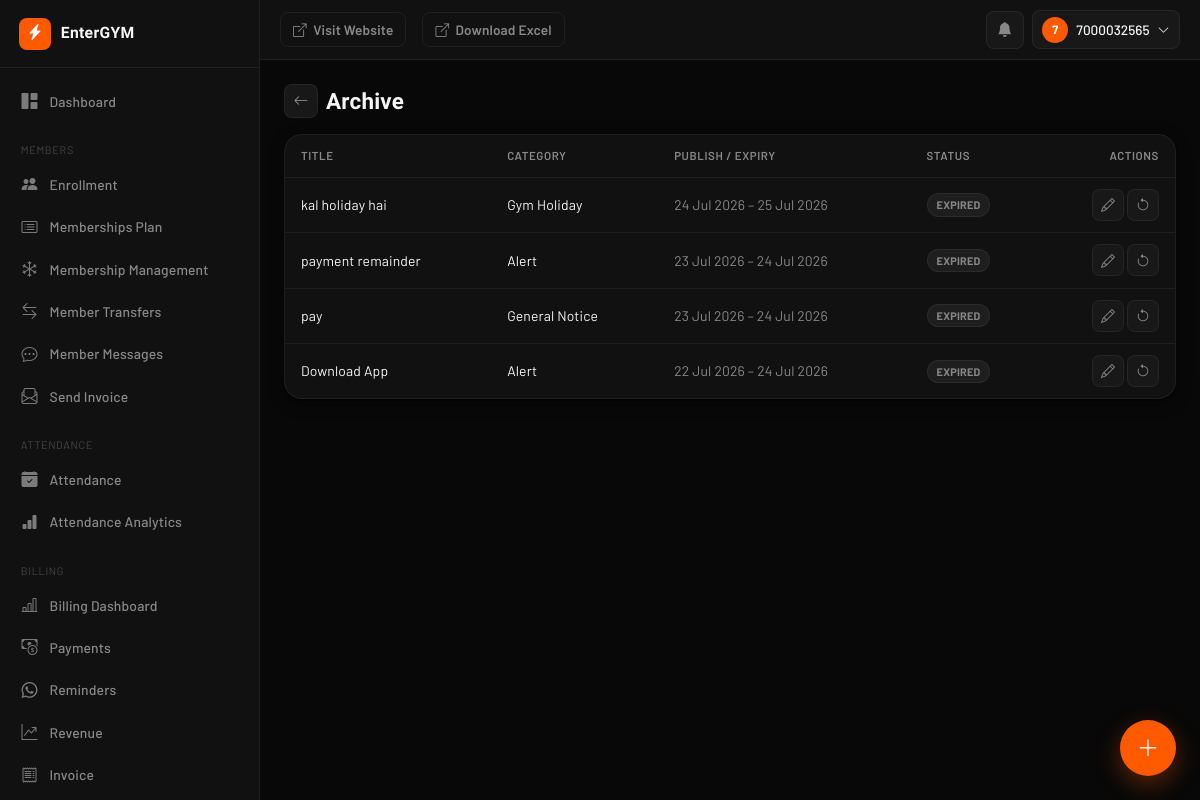
Screenshot of /owner/announcements/archive/ (signed in) with the database file from the repository.
### announcements/models.py (models this page shows, shortened)
class Announcement(models.Model):
    class Category(models.TextChoices):
        OFFER            = 'offer',            'Offer'
        INSTRUCTION      = 'instruction',       'Instruction'
        ALERT            = 'alert',             'Alert'
        HOLIDAY          = 'holiday',           'Gym Holiday'
        NEW_PLAN         = 'new_plan',          'New Plan'
        EVENT            = 'event',             'Event'
        MAINTENANCE      = 'maintenance',       'Maintenance'
        PAYMENT_REMINDER = 'payment_reminder',  'Payment Reminder'
        TRAINER_UPDATE   = 'trainer_update',    'Trainer Update'
        GENERAL          = 'general',           'General Notice'
    class Priority(models.TextChoices):
        HIGH   = 'high',   'High'
        MEDIUM = 'medium', 'Medium'
        LOW    = 'low',    'Low'
    class Audience(models.TextChoices):
        ALL              = 'all',              'All Members'
        ACTIVE           = 'active',           'Only Active Members'
        EXPIRED          = 'expired',          'Expired Members'
        EXPIRING_SOON    = 'expiring_soon',    'Members Expiring in 3 Days'
        PLAN             = 'plan',             'Members of Specific Plan'
        TRAINER          = 'trainer',          'Members of Specific Trainer'
        SPECIFIC         = 'specific',         'Specific Members'
    gym = models.ForeignKey(Gym, on_delete=models.CASCADE, db_index=True, related_name='announcements')
    objects = GymManager()
    title       = models.CharField(max_length=150)
    description = models.TextField(help_text="Rich text (HTML from the editor). Sanitized on save.")
    announcement_type = models.CharField(max_length=20, choices=Category.choices, default=Category.GENERAL)
    priority    = models.CharField(max_length=10, choices=Priority.choices, default=Priority.MEDIUM, db_index=True)
    image      = CloudinaryField('announcement_image', null=True, blank=True)
    attachment = CloudinaryField(
        'announcement_attachment', null=True, blank=True, resource_type='raw',
    )
    external_link = models.URLField(blank=True)
    publish_at = models.DateTimeField(default=timezone.now, db_index=True)
    expires_at = models.DateTimeField(null=True, blank=True, db_index=True)
    is_active  = models.BooleanField(default=True, db_index=True)
    show_popup    = models.BooleanField(default=False)
    show_banner   = models.BooleanField(default=False)
    show_web      = models.BooleanField(default=True)
    show_mobile   = models.BooleanField(default=True)
    send_push     = models.BooleanField(default=False)
    require_read  = models.BooleanField(
        default=False,
        help_text="If set, High-priority popups stay until the member explicitly presses Mark as Read "
                   "(Dismiss alone does not satisfy this).",
    )
    pin_home = models.BooleanField(default=False)
    target_audience = models.CharField(max_length=20, choices=Audience.choices, default=Audience.ALL)
    target_plan     = models.ForeignKey(MembershipPlan, on_delete=models.SET_NULL, null=True, blank=True, related_name='+')
    target_trainer  = models.ForeignKey(AuthFitTrainer, on_delete=models.SET_NULL, null=True, blank=True, related_name='+')
    target_members  = models.ManyToManyField(User, blank=True, related_name='targeted_announcements')
    push_sent_at    = models.DateTimeField(null=True, blank=True)
    push_sent_count = models.PositiveIntegerField(default=0)
    view_count      = models.PositiveIntegerField(
        default=0,
        help_text="Incremented once per member the first time it enters their home/center feed. "
                   "Best-effort counter, not a unique-visitor guarantee.",
    )
    created_by = models.ForeignKey(User, on_delete=models.SET_NULL, null=True, blank=True, related_name='+')
    created_at = models.DateTimeField(auto_now_add=True)
    updated_at = models.DateTimeField(auto_now=True)
    class Meta:
        ordering = ['-pin_home', '-publish_at']
        indexes = [
            models.Index(fields=['gym', 'is_active', 'publish_at']),
            models.Index(fields=['gym', 'announcement_type']),
            models.Index(fields=['gym', 'priority']),
        ]
        verbose_name = 'Announcement'
        verbose_name_plural = 'Announcements'
    @property
    def is_expired(self) -> bool:
        return bool(self.expires_at and timezone.now() > self.expires_at)

### announcements/views.py (the view)
# urls.py: path('owner/announcements/archive/', views.announcement_archive, name='announcement_archive'),
@announcement_admin_required
def announcement_archive(request):
    gym = _current_gym(request)
    qs = Announcement.objects.filter(
        Q(is_active=False) | Q(expires_at__lt=timezone.now())
    ).order_by('-updated_at')
    if gym:
        qs = qs.filter(gym=gym)
    elif not request.user.is_superuser:
        qs = qs.none()
    paginator = Paginator(qs, 20)
    page_obj = paginator.get_page(request.GET.get('page'))
    return render(request, 'announcements/owner/archive.html', {'page_obj': page_obj})

### AuthFit/colorutils.py (called while the page is built)
def _clean_hex(hex_color):
    hex_color = (hex_color or '#ff5a00').lstrip('#')
    if not re.fullmatch(r'[0-9a-fA-F]{6}', hex_color):
        hex_color = 'ff5a00'
    return hex_color

def hex_to_rgba(hex_color, alpha):
    h = _clean_hex(hex_color)
    r, g, b = int(h[0:2], 16), int(h[2:4], 16), int(h[4:6], 16)
    return f'rgba({r},{g},{b},{alpha})'

def lighten(hex_color, amount=0.15):
    h = _clean_hex(hex_color)
    r, g, b = int(h[0:2], 16), int(h[2:4], 16), int(h[4:6], 16)
    r = min(255, int(r + (255 - r) * amount))
    g = min(255, int(g + (255 - g) * amount))
    b = min(255, int(b + (255 - b) * amount))
    return f'#{r:02x}{g:02x}{b:02x}'

### AuthFit/context_processors.py (called while the page is built, shortened)
def saas_config(request):
    return {
        'BASE_DOMAIN': os.environ.get('BASE_DOMAIN', 'entergym.in'),
    }

def _user_hash(uid: int) -> str:
    return hmac.new(
        settings.SECRET_KEY.encode("utf-8"),
        str(uid).encode("utf-8"),
        hashlib.sha256,
    ).hexdigest()[:16]

def _build_response(is_enrolled, already_marked, user_hash, request=None):
    config = {
        "isAuthenticated": request.user.is_authenticated if request else False,
        "isEnrolled":      bool(is_enrolled),
        "alreadyMarked":   bool(already_marked),
        "userHash":        user_hash,
    }
    return {
        "GYM_CONFIG_JSON": json.dumps(config),
        "is_enrolled":     bool(is_enrolled),
        "already_marked":  bool(already_marked),
    }

def gym_context(request):
    gym = getattr(request, 'gym', None)
    if gym is None:
        return {'gym': None, 'favicon_url': None, 'logo_url': None}

def gym_branding(request):
    b = get_gym_branding(getattr(request, 'gym', None))
    return {
        "logo_url": b["logo_url"],
        "favicon_url": b["favicon_url"],
        "apple_touch_icon_url": b["apple_touch_icon_url"],
        "splash_logo_url": b["splash_logo_url"],
        "theme_color": b["theme_color"],
        "app_name": b["app_name"],
        "app_short_name": b["app_short_name"],
    }

def gym_theme(request):
    gym = getattr(request, 'gym', None)
    theme = getattr(gym, 'theme', None) or 'default'
    return {'gym_theme': theme}

### Gym/context_processors.py (called while the page is built, shortened)
def gym_branding(request):
    gym = getattr(request, 'gym', None)
    if not gym:
        return {"gym_logo_url": None}

def notification_bell(request):
    gym = getattr(request, 'gym', None)
    role = getattr(request, 'staff_role', None)
    if gym is None or role not in ('gym_owner', 'receptionist'):
        return {"notifications": [], "notification_count": 0}

### announcements/templates/announcements/owner/archive.html (shortened to what this page needs)
{% extends "dashboard/base.html" %}
{% block content %}
<div class="d-flex align-items-center gap-2 mb-3">
  <a href="{% url 'announcement_list' %}" class="db-back-btn"><i class="bi bi-arrow-left"></i></a>
  <h1 class="db-page-title" style="font-size:1.4rem;">Archive</h1>
</div>
<div class="db-card p-0">
  <div class="table-responsive">
    <table class="table db-table align-middle mb-0">
      <thead>
        <tr>
          <th>Title</th>
          <th>Category</th>
          <th>Publish / Expiry</th>
          <th>Status</th>
          <th class="text-end">Actions</th>
        </tr>
      </thead>
      <tbody>
        {% for a in page_obj %}
        <tr>
          <td>{{ a.title }}</td>
          <td>{{ a.get_announcement_type_display }}</td>
          <td class="small" style="color:var(--text-mid);">
            {{ a.publish_at|date:"d M Y" }}{% if a.expires_at %} – {{ a.expires_at|date:"d M Y" }}{% endif %}
          </td>
          <td>
            {% if a.is_expired %}<span class="db-badge-pill db-badge-neutral">Expired</span>
            {% else %}<span class="db-badge-pill db-badge-neutral">Inactive</span>{% endif %}
          </td>
          <td class="text-end">
            <a href="{% url 'announcement_edit' a.pk %}" class="btn btn-sm db-btn-icon" title="Edit"><i class="bi bi-pencil"></i></a>
            <form method="post" action="{% url 'announcement_toggle_active' a.pk %}" class="d-inline">
              <button class="btn btn-sm db-btn-icon db-btn-icon-success" title="Reactivate"><i class="bi bi-arrow-counterclockwise"></i></button>
            </form>
          </td>
        </tr>
        {% empty %}
        <tr><td colspan="5" class="text-center py-5" style="color:var(--text-mid);">Nothing archived.</td></tr>
        {% endfor %}
      </tbody>
    </table>
  </div>
</div>
{% endblock %}

### templates/dashboard/includes/_navbar.html (shortened to what this page needs)
<header class="db-navbar">
  <a href="{% url 'home' %}" class="db-visit-site-btn">
    <i class="bi bi-box-arrow-up-right"></i>
    <span class="d-none d-md-inline">Visit Website</span>
  </a>
  <a href="{% url 'export_enrollments' gym.id %}" class="db-visit-site-btn">
    <i class="bi bi-box-arrow-up-right"></i>
    <span class="d-none d-md-inline">Download Excel</span>
  </a>
  <div class="db-navbar-right">
    <div class="dropdown db-notif-bell">
      <button type="button" class="db-icon-btn" id="dbNotifBtn" data-bs-toggle="dropdown" aria-expanded="false" aria-label="Notifications">
        <i class="bi bi-bell-fill"></i>
      </button>
    </div>
    <div class="dropdown">
      <button type="button" class="db-user-btn" data-bs-toggle="dropdown" aria-expanded="false">
        <span class="db-avatar">{{ request.user.username|slice:":1"|upper }}</span>
        <span class="db-user-name d-none d-md-inline">{{ request.user.get_full_name|default:request.user.username }}</span>
        <i class="bi bi-chevron-down small"></i>
      </button>
    </div>
  </div>
</header>

### static/dashboard/css/dashboard.css (style rules this page uses)
:root { --bg:#080808;--surface:#111;--surface-2:#181818;--surface-3:#1e1e1e; --border:rgba(255,255,255,.06);--border-2:rgba(255,255,255,.11); --orange:#ff5a00;--orange-dim:rgba(255,90,0,.10);--orange-bdr:rgba(255,90,0,.28); --green:#5de87c;--green-dim:rgba(93,232,124,.10);--green-bdr:rgba(93,232,124,.28); --red:#ef5350;--red-dim:rgba(239,83,80,.10);--red-bdr:rgba(239,83,80,.28); --yellow:#f4c542;--yellow-dim:rgba(244,197,66,.10);--yellow-bdr:rgba(244,197,66,.28); --text-hi:#f5f5f5;--text-mid:#888;--text-lo:#444; --font-d:"Barlow Condensed",sans-serif;--font-b:"Barlow",sans-serif; --ease:cubic-bezier(.4,0,.2,1);--t:.22s; --radius-lg:18px;--radius-md:12px;--radius-sm:8px;--radius-pill:40px; --nav-h:60px; --primary:var(--orange);--primary-hover:#ff9500; --sidebar-bg:var(--surface);--db-bg:var(--bg);--db-sidebar:var(--surface); --db-sidebar-hover:var(--surface-3);--db-primary:var(--orange); --db-success:var(--green);--db-danger:var(--red);--db-warning:var(--yellow);--db-info:var(--orange); --db-card-radius:var(--radius-lg); --db-shadow:0 1px 2px rgba(0,0,0,.4),0 4px 16px rgba(0,0,0,.45); --db-sidebar-w:260px;--db-navbar-h:var(--nav-h) }
* { box-sizing:border-box }
body { margin:0;background:var(--bg);font-family:var(--font-b),-apple-system,BlinkMacSystemFont,sans-serif;color:var(--text-hi) }
.db-navbar { height:var(--db-navbar-h);background:var(--surface);border-bottom:1px solid var(--border);display:flex;align-items:center;gap:1rem;padding:0 1.25rem;position:sticky;top:0;z-index:1020 }
.db-navbar-right { display:flex;align-items:center;gap:.5rem;margin-left:auto }
.db-icon-btn { position:relative;width:38px;height:38px;border-radius:var(--radius-sm);border:1px solid var(--border);background:var(--surface-2);color:var(--text-mid);display:flex;align-items:center;justify-content:center;transition:border-color var(--t) var(--ease),color var(--t) var(--ease) }
.db-user-btn { display:flex;align-items:center;gap:.5rem;border:1px solid var(--border);background:var(--surface-2);border-radius:var(--radius-sm);padding:.35rem .6rem;font-size:.85rem;font-weight:500;color:var(--text-hi) }
.db-avatar { width:26px;height:26px;border-radius:50%;background:var(--orange);color:#fff;display:flex;align-items:center;justify-content:center;font-size:.75rem;font-weight:700 }
.db-visit-site-btn { display:flex;align-items:center;gap:.4rem;color:var(--text-mid);text-decoration:none;font-size:.85rem;font-weight:600;padding:.4rem .75rem;border-radius:var(--radius-sm);border:1px solid var(--border) }
.db-page-title { font-family:var(--font-d);font-size:1.8rem;font-weight:600;letter-spacing:.01em;margin:0;color:var(--text-hi) }
.db-card { background:var(--surface);border:1px solid var(--border);border-radius:var(--db-card-radius);box-shadow:var(--db-shadow);padding:1.1rem 1.2rem;height:100% }
.db-notif-bell { position:relative }

### static/dashboard/css/live-attendance.css (style rules this page uses)
:root { --lac-bg: var(--surface); --lac-border: var(--border-2); --lac-text: var(--text-hi); --lac-muted: var(--text-lo); }

### rows the page displays
Announcement: title "kal holiday hai", announcement_type "Gym Holiday", publish_at "24 Jul 2026", expires_at "25 Jul 2026", shows "EXPIRED"
Announcement: title "payment remainder", announcement_type "Alert", publish_at "23 Jul 2026", expires_at "24 Jul 2026", shows "EXPIRED"
Announcement: title "pay", announcement_type "General Notice", publish_at "23 Jul 2026", expires_at "24 Jul 2026", shows "EXPIRED"
Announcement: title "Download App", announcement_type "Alert", publish_at "22 Jul 2026", expires_at "24 Jul 2026", shows "EXPIRED"

### other values shown
{{ gym.gym_name|default:"EnterGYM" }} "EnterGYM"
{{ request.user.username|slice:":1"|upper }} "7"
{{ request.user.get_full_name|default:request.user.username }} "7000032565"
